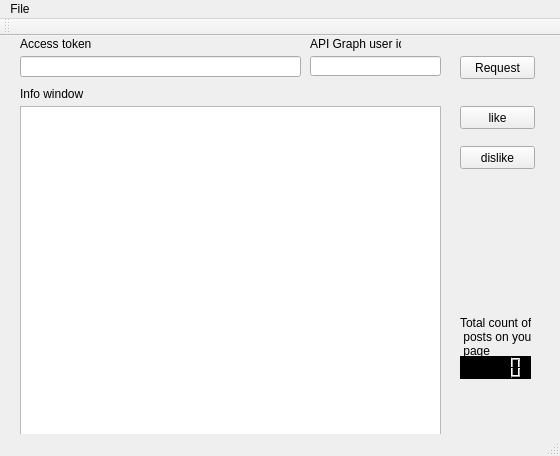
<?xml version="1.0" encoding="UTF-8"?>
<ui version="4.0">
 <class>MainWindow</class>
 <widget class="QMainWindow" name="MainWindow">
  <property name="geometry">
   <rect>
    <x>0</x>
    <y>0</y>
    <width>560</width>
    <height>456</height>
   </rect>
  </property>
  <property name="windowTitle">
   <string>MainWindow</string>
  </property>
  <widget class="QWidget" name="centralWidget">
   <widget class="QPushButton" name="getRequest">
    <property name="geometry">
     <rect>
      <x>460</x>
      <y>20</y>
      <width>75</width>
      <height>23</height>
     </rect>
    </property>
    <property name="text">
     <string>Request</string>
    </property>
   </widget>
   <widget class="QPushButton" name="like">
    <property name="geometry">
     <rect>
      <x>460</x>
      <y>70</y>
      <width>75</width>
      <height>23</height>
     </rect>
    </property>
    <property name="text">
     <string>like</string>
    </property>
   </widget>
   <widget class="QPushButton" name="dislike">
    <property name="geometry">
     <rect>
      <x>460</x>
      <y>110</y>
      <width>75</width>
      <height>23</height>
     </rect>
    </property>
    <property name="text">
     <string>dislike</string>
    </property>
   </widget>
   <widget class="QLineEdit" name="lineToken">
    <property name="geometry">
     <rect>
      <x>20</x>
      <y>20</y>
      <width>281</width>
      <height>21</height>
     </rect>
    </property>
   </widget>
   <widget class="QPlainTextEdit" name="outJson">
    <property name="geometry">
     <rect>
      <x>20</x>
      <y>70</y>
      <width>421</width>
      <height>331</height>
     </rect>
    </property>
   </widget>
   <widget class="QLabel" name="label">
    <property name="geometry">
     <rect>
      <x>20</x>
      <y>0</y>
      <width>71</width>
      <height>16</height>
     </rect>
    </property>
    <property name="text">
     <string>Access token</string>
    </property>
   </widget>
   <widget class="QLabel" name="label_2">
    <property name="geometry">
     <rect>
      <x>20</x>
      <y>50</y>
      <width>101</width>
      <height>16</height>
     </rect>
    </property>
    <property name="text">
     <string>Info window</string>
    </property>
   </widget>
   <widget class="QLineEdit" name="apiID">
    <property name="geometry">
     <rect>
      <x>310</x>
      <y>20</y>
      <width>131</width>
      <height>20</height>
     </rect>
    </property>
   </widget>
   <widget class="QLabel" name="label_3">
    <property name="geometry">
     <rect>
      <x>310</x>
      <y>0</y>
      <width>91</width>
      <height>16</height>
     </rect>
    </property>
    <property name="text">
     <string>API Graph user id</string>
    </property>
   </widget>
   <widget class="QLabel" name="label_4">
    <property name="geometry">
     <rect>
      <x>460</x>
      <y>260</y>
      <width>71</width>
      <height>81</height>
     </rect>
    </property>
    <property name="text">
     <string>Total count of
 posts on your
 page</string>
    </property>
   </widget>
   <widget class="QLCDNumber" name="lcdNumber">
    <property name="geometry">
     <rect>
      <x>460</x>
      <y>320</y>
      <width>71</width>
      <height>23</height>
     </rect>
    </property>
    <property name="styleSheet">
     <string notr="true">background-color: rgb(0, 0, 0);

</string>
    </property>
   </widget>
  </widget>
  <widget class="QToolBar" name="mainToolBar">
   <attribute name="toolBarArea">
    <enum>TopToolBarArea</enum>
   </attribute>
   <attribute name="toolBarBreak">
    <bool>false</bool>
   </attribute>
  </widget>
  <widget class="QStatusBar" name="statusBar"/>
  <widget class="QMenuBar" name="menuBar">
   <property name="geometry">
    <rect>
     <x>0</x>
     <y>0</y>
     <width>560</width>
     <height>21</height>
    </rect>
   </property>
   <widget class="QMenu" name="menuFile">
    <property name="title">
     <string>File</string>
    </property>
    <addaction name="actionOpen"/>
    <addaction name="actionSave"/>
    <addaction name="actionSave_as"/>
    <addaction name="actionClose"/>
    <addaction name="separator"/>
    <addaction name="actionQuit_Alt_F4"/>
   </widget>
   <addaction name="menuFile"/>
  </widget>
  <action name="actionOpen">
   <property name="text">
    <string>Open</string>
   </property>
  </action>
  <action name="actionSave">
   <property name="text">
    <string>Save</string>
   </property>
  </action>
  <action name="actionSave_as">
   <property name="text">
    <string>Save as...</string>
   </property>
  </action>
  <action name="actionClose">
   <property name="text">
    <string>Close</string>
   </property>
  </action>
  <action name="actionQuit_Alt_F4">
   <property name="text">
    <string>Quit (Alt+F4)</string>
   </property>
  </action>
  <action name="actionBolt">
   <property name="text">
    <string>Bolt</string>
   </property>
  </action>
 </widget>
 <layoutdefault spacing="6" margin="11"/>
 <resources/>
 <connections/>
</ui>
